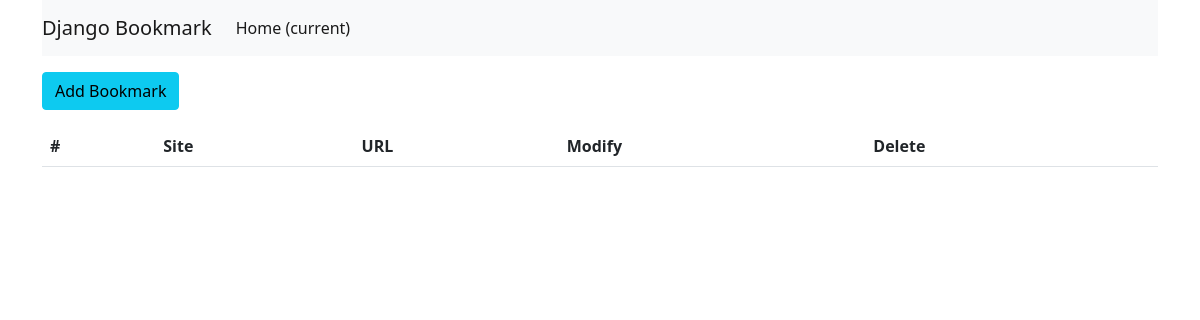
Before: /bookmark/ with the older database file.
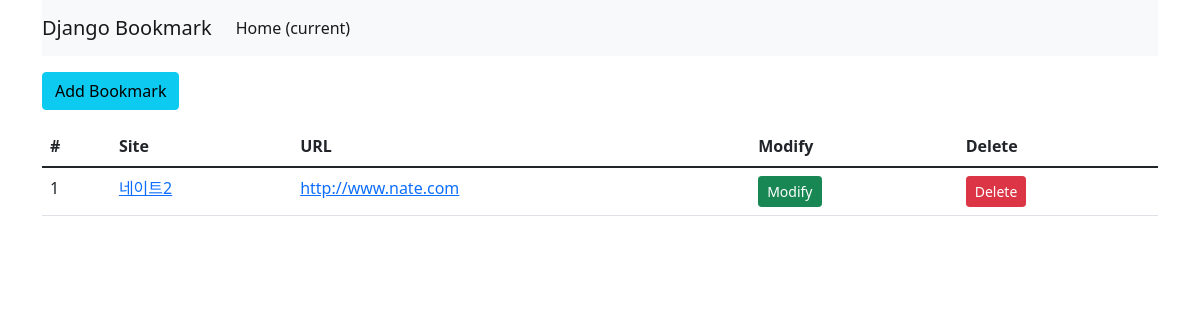
After: the same page with the newer database file.
### bookmark/models.py (models this page shows, shortened)
class Bookmark(models.Model):
    site_name = models.CharField(max_length=100)
    url = models.URLField('Site URL')

### bookmark/views.py (the view)
# urls.py: path("", BookmarkListView.as_view(), name='list'),
class BookmarkListView(ListView):
    model = Bookmark

### bookmark/templates/bookmark/bookmark_list.html (shortened to what this page needs)
{% extends 'base.html' %}
{% block content %}
<div class="btn-group">
    <a href="{% url 'add' %}" class="btn btn-info">Add Bookmark</a>
</div>
<table class="table">
    <thead>
        <tr>
            <th scope="col">#</th>
            <th scope="col">Site</th>
            <th scope="col">URL</th>
            <th scope="col">Modify</th>
            <th scope="col">Delete</th>
        </tr>
    </thead>
    <tbody>
        {% for bookmark in object_list %}
            <tr>
                <td>{{forloop.counter}}</td>
                <td><a href="{% url 'detail' pk=bookmark.id %}">{{bookmark.site_name}}</a></td>
                <td><a href="{{bookmark.url}}" target="_blank">{{bookmark.url}}</a></td>
                <td><a href="{% url 'update' pk=bookmark.id %}" class="btn btn-success btn-sm">Modify</a></td>
                <td><a href="{% url 'delete' pk=bookmark.id %}" class="btn btn-danger btn-sm">Delete</a></td>
            </tr>
        {% endfor%}
    </tbody>
</table>
{% endblock %}

### templates/base.html (shortened to what this page needs)
<!DOCTYPE html>
<html lang="en">
<head>
    <link href="https://cdn.jsdelivr.net/npm/bootstrap@5.1.3/dist/css/bootstrap.min.css" rel="stylesheet">
    {% load static %}
    <link rel="stylesheet" href="{% static 'style.css' %}">
</head>
<body>
    <div class="container">
        <nav class="navbar navbar-expand-lg navbar-light bg-light">
            <a class="navbar-brand" href="#">Django Bookmark</a>
            <div class="collapse navbar-collapse" id="navbarSupportedContent">
                <ul class="navbar-nav me-auto mb-2 mb-lg-0">
                  <li class="nav-item">
                    <a class="nav-link active" aria-current="page" href="#">Home <span class="sr-only">(current)</span></a>
                  </li>
                </ul>
            </div>
        </nav>
        <div class="row">
            <div class="col">
                {% block content %}
                {% endblock %}
            </div>
        </div>
    </div>
</body>
</html>

### static/style.css (style rules this page uses)
body { width: 100%; }

Changed rows visible on the page:
added Bookmark: site_name "네이트2", url "http://www.nate.com"
